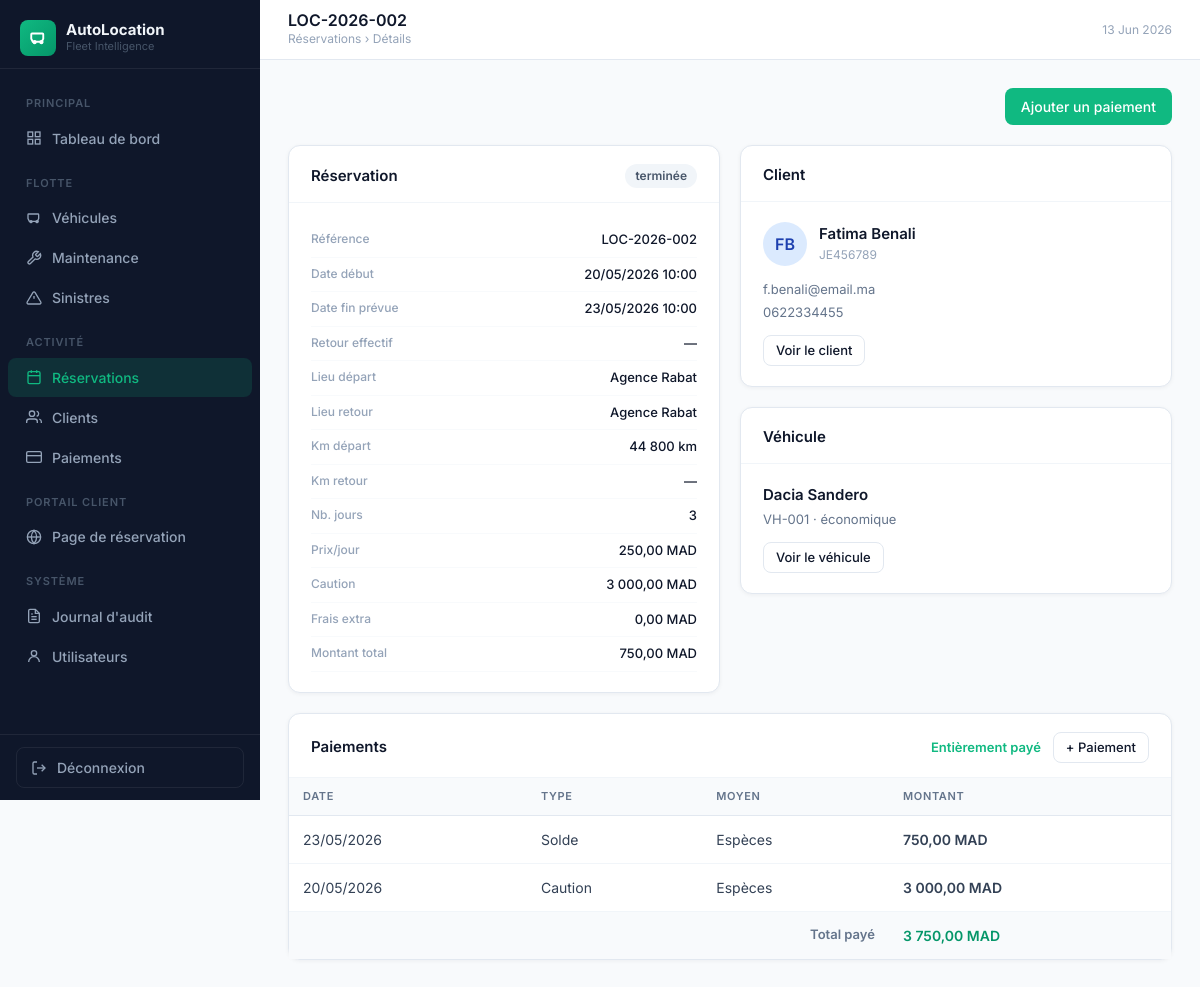
Screenshot of /?page=reservations/show&id=2 (signed in) with the database file from the repository.
### tables this page shows
CREATE TABLE IF NOT EXISTS `reservations` (
  `id`                   INT AUTO_INCREMENT PRIMARY KEY,
  `reference`            VARCHAR(30)   NOT NULL UNIQUE,
  `client_id`            INT           NOT NULL,
  `vehicle_id`           INT           NOT NULL,
  `statut`               ENUM('en attente','confirmée','en cours','terminée','annulée') DEFAULT 'en attente',
  `date_debut`           DATETIME      NOT NULL,
  `date_fin_prevue`      DATETIME      NOT NULL,
  `date_retour_effectif` DATETIME      DEFAULT NULL,
  `lieu_depart`          VARCHAR(150)  DEFAULT NULL,
  `lieu_retour`          VARCHAR(150)  DEFAULT NULL,
  `km_depart`            INT           DEFAULT NULL,
  `km_retour`            INT           DEFAULT NULL,
  `prix_jour`            DECIMAL(10,2) DEFAULT NULL,
  `nb_jours`             INT           DEFAULT NULL,
  `caution`              DECIMAL(10,2) DEFAULT 0.00,
  `montant_total`        DECIMAL(10,2) DEFAULT NULL,
  `frais_extra`          DECIMAL(10,2) DEFAULT 0.00,
  `commentaire`          TEXT          DEFAULT NULL,
  `created_by`           INT           DEFAULT NULL,
  `created_at`           TIMESTAMP DEFAULT CURRENT_TIMESTAMP,
  FOREIGN KEY (`client_id`)  REFERENCES `clients`(`id`),
  FOREIGN KEY (`vehicle_id`) REFERENCES `vehicles`(`id`),
  FOREIGN KEY (`created_by`) REFERENCES `users`(`id`) ON DELETE SET NULL
);

CREATE TABLE IF NOT EXISTS `clients` (
  `id`                INT AUTO_INCREMENT PRIMARY KEY,
  `nom`               VARCHAR(100) NOT NULL,
  `prenom`            VARCHAR(100) NOT NULL,
  `email`             VARCHAR(150) DEFAULT NULL,
  `telephone`         VARCHAR(20)  DEFAULT NULL,
  `adresse`           TEXT         DEFAULT NULL,
  `ville`             VARCHAR(100) DEFAULT NULL,
  `cin`               VARCHAR(30)  DEFAULT NULL UNIQUE,
  `permis_numero`     VARCHAR(50)  DEFAULT NULL,
  `permis_categorie`  VARCHAR(20)  DEFAULT 'B',
  `permis_expiration` DATE         DEFAULT NULL,
  `type_client`       ENUM('particulier','entreprise') DEFAULT 'particulier',
  `entreprise`        VARCHAR(150) DEFAULT NULL,
  `statut`            ENUM('actif','suspendu','liste_noire') DEFAULT 'actif',
  `notes`             TEXT         DEFAULT NULL,
  `created_at`        TIMESTAMP DEFAULT CURRENT_TIMESTAMP
);

CREATE TABLE IF NOT EXISTS `vehicles` (
  `id`                    INT AUTO_INCREMENT PRIMARY KEY,
  `numero`                VARCHAR(50)  NOT NULL UNIQUE,
  `immatriculation`       VARCHAR(20)  DEFAULT NULL,
  `marque`                VARCHAR(100) DEFAULT NULL,
  `modele`                VARCHAR(100) DEFAULT NULL,
  `annee`                 INT          DEFAULT NULL,
  `couleur`               VARCHAR(50)  DEFAULT NULL,
  `nb_places`             INT          DEFAULT 5,
  `categorie`             ENUM('économique','berline','SUV','premium','utilitaire') DEFAULT 'berline',
  `kilometrage`           INT          DEFAULT 0,
  `statut`                ENUM('disponible','loué','maintenance','indisponible') DEFAULT 'disponible',
  `prix_jour`             DECIMAL(10,2) DEFAULT 0.00,
  `caution`               DECIMAL(10,2) DEFAULT 0.00,
  `carburant`             ENUM('essence','diesel','hybride','électrique') DEFAULT 'essence',
  `transmission`          ENUM('manuelle','automatique') DEFAULT 'manuelle',
  `description`           TEXT DEFAULT NULL,
  `image_url`             VARCHAR(500) DEFAULT NULL,
  `intervalle_vidange`    INT          DEFAULT 10000,
  `derniere_vidange_km`   INT          DEFAULT NULL,
  `date_derniere_vidange` DATE         DEFAULT NULL,
  `created_at`            TIMESTAMP DEFAULT CURRENT_TIMESTAMP
);

CREATE TABLE IF NOT EXISTS `paiements` (
  `id`                    INT AUTO_INCREMENT PRIMARY KEY,
  `reservation_id`        INT           NOT NULL,
  `montant`               DECIMAL(10,2) NOT NULL,
  `type_paiement`         ENUM('espèces','carte bancaire','virement','chèque') DEFAULT 'espèces',
  `type`                  ENUM('acompte','solde','caution','remboursement','frais extra') DEFAULT 'solde',
  `reference_transaction` VARCHAR(100)  DEFAULT NULL,
  `date_paiement`         DATE          NOT NULL,
  `notes`                 TEXT          DEFAULT NULL,
  `created_at`            TIMESTAMP DEFAULT CURRENT_TIMESTAMP,
  FOREIGN KEY (`reservation_id`) REFERENCES `reservations`(`id`) ON DELETE CASCADE
);

### views/reservations/show.php (the view, shortened to what the rows shown need)
<?php $pageTitle = $reservation['reference']; $pageBreadcrumb = 'Réservations › Détails';
$totalPaid = array_sum(array_column($payments, 'montant'));
$balance   = ($reservation['montant_total'] ?? 0) - $totalPaid;
?>
<div style="display:grid;grid-template-columns:1fr 1fr;gap:20px;margin-bottom:20px;">
  <div class="card">
    <div class="card-header"><span class="card-title">Réservation</span><?= status_badge($reservation['statut']) ?></div>
  </div>
  <div style="display:flex;flex-direction:column;gap:20px;">
    <div class="card">
      <div class="card-body">
        <div style="display:flex;align-items:center;gap:12px;margin-bottom:14px;">
          <div class="avatar" style="width:44px;height:44px;font-size:16px;background:#dbeafe;color:#1e40af;"><?= strtoupper(substr($reservation['client_prenom'],0,1).substr($reservation['client_nom'],0,1)) ?></div>
          <div>
            <div style="font-weight:600;font-size:15px;color:#0f172a;"><?= h($reservation['client_prenom'].' '.$reservation['client_nom']) ?></div>
            <div style="font-size:12px;color:#94a3b8;"><?= h($reservation['client_cin']??'') ?></div>
          </div>
        </div>
        <div style="font-size:13px;color:#64748b;display:flex;flex-direction:column;gap:4px;">
          <?php if ($reservation['client_email']??''): ?><span><?= h($reservation['client_email']) ?></span><?php endif; ?>
          <?php if ($reservation['client_tel']??''): ?><span><?= h($reservation['client_tel']) ?></span><?php endif; ?>
        </div>
      </div>
    </div>
    <div class="card">
      <div class="card-body">
        <div style="font-weight:600;font-size:15px;color:#0f172a;"><?= h($reservation['marque'].' '.$reservation['modele']) ?></div>
        <div style="font-size:13px;color:#64748b;margin-top:4px;"><?= h($reservation['vehicle_numero']??'') ?> · <?= h(ucfirst($reservation['vehicle_categorie']??'')) ?></div>
        <a href="<?= BASE_URL ?>/?page=vehicles/show&id=<?= $reservation['vehicle_id'] ?>" class="btn btn-outline btn-sm" style="margin-top:12px;">Voir le véhicule</a>
      </div>
    </div>
  </div>
</div>
<div class="card">
  <div class="card-header">
    <div style="display:flex;align-items:center;gap:12px;">
      <?php $balColor = $balance > 0 ? '#ef4444' : '#10b981';
            $balLabel = $balance > 0 ? 'Solde restant: '.number_format($balance,2,',',' ').' MAD' : 'Entièrement payé'; ?>
      <span style="font-size:13px;font-weight:600;color:<?= $balColor ?>;"><?= $balLabel ?></span>
      <a href="<?= BASE_URL ?>/?page=payments/add&reservation_id=<?= $reservation['id'] ?>" class="btn btn-outline btn-sm">+ Paiement</a>
    </div>
  </div>
  <div style="overflow-x:auto;">
    <table class="data-table">
      <thead><tr><th>Date</th><th>Type</th><th>Moyen</th><th>Montant</th></tr></thead>
      <tbody>
        <?php foreach ($payments as $p): ?>
        <tr>
          <td><?= date('d/m/Y', strtotime($p['date_paiement'])) ?></td>
          <td><?= h(ucfirst($p['type'])) ?></td>
          <td><?= h(ucfirst($p['type_paiement'])) ?></td>
          <td style="font-weight:600;"><?= number_format($p['montant'],2,',',' ') ?> MAD</td>
        </tr>
        <?php endforeach; ?>
      </tbody>
    </table>
  </div>
</div>

### config/database.php (shortened to what the rows shown need)
<?php
function h(mixed $v): string { return htmlspecialchars((string)$v, ENT_QUOTES, 'UTF-8'); }
function status_badge(string $status): string {
    $map = [
        'disponible'  => 'badge-green',
        'loué'        => 'badge-blue',
        'maintenance' => 'badge-yellow',
        'indisponible'=> 'badge-red',
        'en attente'  => 'badge-yellow',
        'confirmée'   => 'badge-blue',
        'en cours'    => 'badge-green',
        'terminée'    => 'badge-gray',
        'annulée'     => 'badge-red',
        'actif'       => 'badge-green',
        'suspendu'    => 'badge-yellow',
        'liste_noire' => 'badge-red',
        'planifiée'   => 'badge-blue',
        'ouvert'      => 'badge-red',
        'clôturé'     => 'badge-gray',
    ];
    $cls = $map[$status] ?? 'badge-gray';
    return '<span class="badge ' . $cls . '">' . h($status) . '</span>';
}

### views/layouts/admin.php (shortened to what the rows shown need)
<!DOCTYPE html>
<html lang="fr">
<head>
  <script src="https://cdn.tailwindcss.com"></script>
</head>
<body>
<div class="main-content">
  <header class="topbar">
    <div style="display:flex;align-items:center;gap:14px;">
      <div>
        <h1 style="font-size:16px;font-weight:600;color:#0f172a;line-height:1.2;"><?= $pageTitle ?? 'Tableau de bord' ?></h1>
        <?php if (!empty($pageBreadcrumb)): ?>
        <div style="font-size:12px;color:#94a3b8;"><?= $pageBreadcrumb ?></div>
        <?php endif; ?>
      </div>
    </div>
  </header>
  <div class="page-body">
    <?= $content ?>
  </div>
</div>
</body>
</html>

### rows the page displays
reservations: reference "LOC-2026-002", statut "terminée", client.nom "FB", client.nom "Fatima Benali", client.cin "JE456789", client.email "f.benali@email.ma", client.telephone "0622334455", vehicle.modele "Dacia Sandero", vehicle.numero "VH-001", vehicle.categorie "économique", montant_total "Entièrement payé"
paiements: date_paiement "23/05/2026", type "Solde", type_paiement "Espèces", montant "750,00"
paiements: date_paiement "20/05/2026", type "Caution", type_paiement "Espèces", montant "3 000,00"

### other values shown
$pageBreadcrumb "Réservations › Détails"
$label "Référence"
$val "LOC-2026-002"
$label "Date début"
$val "20/05/2026 10:00"
$label "Date fin prévue"
$val "23/05/2026 10:00"
$label "Retour effectif"
$val "—"
$label "Lieu départ"
$val "Agence Rabat"
$label "Lieu retour"
$label "Km départ"
$val "44 800 km"
$label "Km retour"
